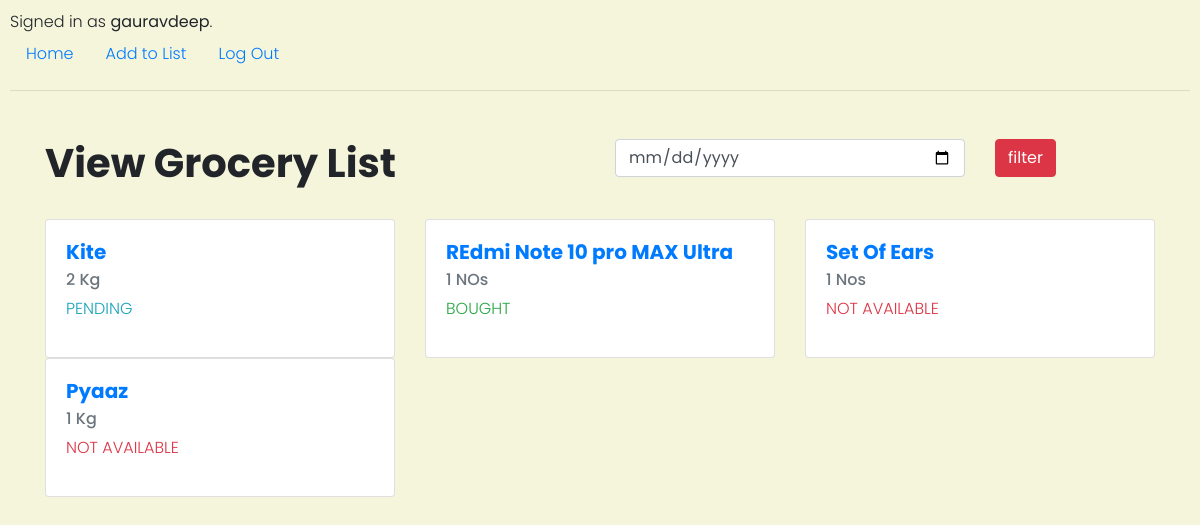
The app's page / (signed in) with its own data.
### list/models.py (models this page shows)
class User(AbstractUser):
    pass

class ItemList(models.Model):
    itemName = models.CharField(max_length=64)
    itemQuantity = models.CharField(max_length=64)
    itemStatus = models.CharField(max_length=400,choices = ITEM_STATUS, default = 'PENDING')
    user = models.ForeignKey(User, on_delete=models.CASCADE)
    dueDate = models.DateField()
    def textStyle(self):
        if self.itemStatus == '0':
            return "text-success"
        elif self.itemStatus == '1':
            return "text-info"
        else:
            return "text-danger"
    def status(self):
        return ITEM_STATUS[int(self.itemStatus)][1]

### list/views.py (the view)
# urls.py: path("", views.index, name="index"),
@login_required(login_url='login')
def index(request):
    dueDate_Param = request.GET.get('dueDate')
    if dueDate_Param:
        groceryList = ItemList.objects.filter(dueDate__range=["0001-01-01",dueDate_Param])
    else:
        groceryList = ItemList.objects.filter(user = request.user)
    print(groceryList)
    return render(request, "list/index.html", {
        "gList" : groceryList
            })

### list/templates/list/index.html (shortened to what this page needs)
{% extends "list/layout.html" %}
{% block body %}
<div class="container mt-5">
    <div class="row">
        <div class="col-lg-6">
            <h1>View Grocery List</h1>
        </div>
        <div class="col-lg-6 float-right">
            <div class="row">
                <div class="col-lg-8">
                    <input type="date" class="form-control" id="dueDate">
                </div>
                <div class="col-lg-4">
                    <input type="submit" class="btn btn-danger" id="filter" value="filter">
                </div>
            </div>
        </div>
    </div>
    <div class="row mt-4">
        {% for item  in gList %}
        <div class="col-lg-4">
            <div class="card">
                <div class="card-body">
                <a class = "cards" href="{% url 'modify_list' item.id %}">
                    <h5 class="card-title">{{item.itemName}}</h5>
                    <h6 class="card-subtitle mb-2 text-muted">{{item.itemQuantity}}</h6>
                    <p class="{{ item.textStyle }}">{{item.status }}</p>
                </div>
                </div>
        </div>
        {%endfor%}
    </div>
</div>
{% endblock %}

### list/templates/list/layout.html (shortened to what this page needs)
{% load static %}
<!DOCTYPE html>
<html lang="en">
    <head>
        <link rel="stylesheet" href="https://stackpath.bootstrapcdn.com/bootstrap/4.4.1/css/bootstrap.min.css">
        <link href="{% static 'list/css/styles.css' %}" rel="stylesheet">
        <link rel="stylesheet" href="https://maxcdn.bootstrapcdn.com/bootstrap/4.4.1/css/bootstrap.min.css">
        <link rel="stylesheet" href="{% static 'list/css/style.css' %}">
    </head>
    <body>
        <div>
            {% if user.is_authenticated %}
                Signed in as <strong>{{ user.username }}</strong>.
            {% else %}
                Not signed in.
            {% endif %}
        </div>
        <ul class="nav">
            {% if user.is_authenticated %}
                <li class="nav-item">
                    <a class="nav-link" href="{% url 'index' %}">Home</a>
                </li>
                <li class="nav-item">
                    <a class="nav-link" href="{% url 'new_listing' %}">Add to List</a>
                </li>
                <li class="nav-item">
                    <a class="nav-link" href="{% url 'logout' %}">Log Out</a>
                </li>
            {% endif %}
        </ul>
        <hr>
        {% block body %}
        {% endblock %}
    </body>
</html>

### list/static/list/css/styles.css (style rules this page uses)
body { padding: 10px; margin-left: 30px; margin-right: 30px; }
a { text-decoration: none; }

### list/static/list/css/style.css (style rules this page uses)
body { font-family: 'Poppins', sans-serif; font-weight: 300; background-color: beige; }
h1, h2, h3, h4, h5 { font-family: 'Poppins', sans-serif; font-weight: 700; }
a { text-decoration: none; }

### records on screen
User: username "gauravdeep"
ItemList: itemName "Kite", itemQuantity "2 Kg", status "PENDING"
ItemList: itemName "REdmi Note 10 pro MAX Ultra", itemQuantity "1 NOs", status "BOUGHT"
ItemList: itemName "Set Of Ears", itemQuantity "1 Nos", status "NOT AVAILABLE"
ItemList: itemName "Pyaaz", itemQuantity "1 Kg", status "NOT AVAILABLE"
